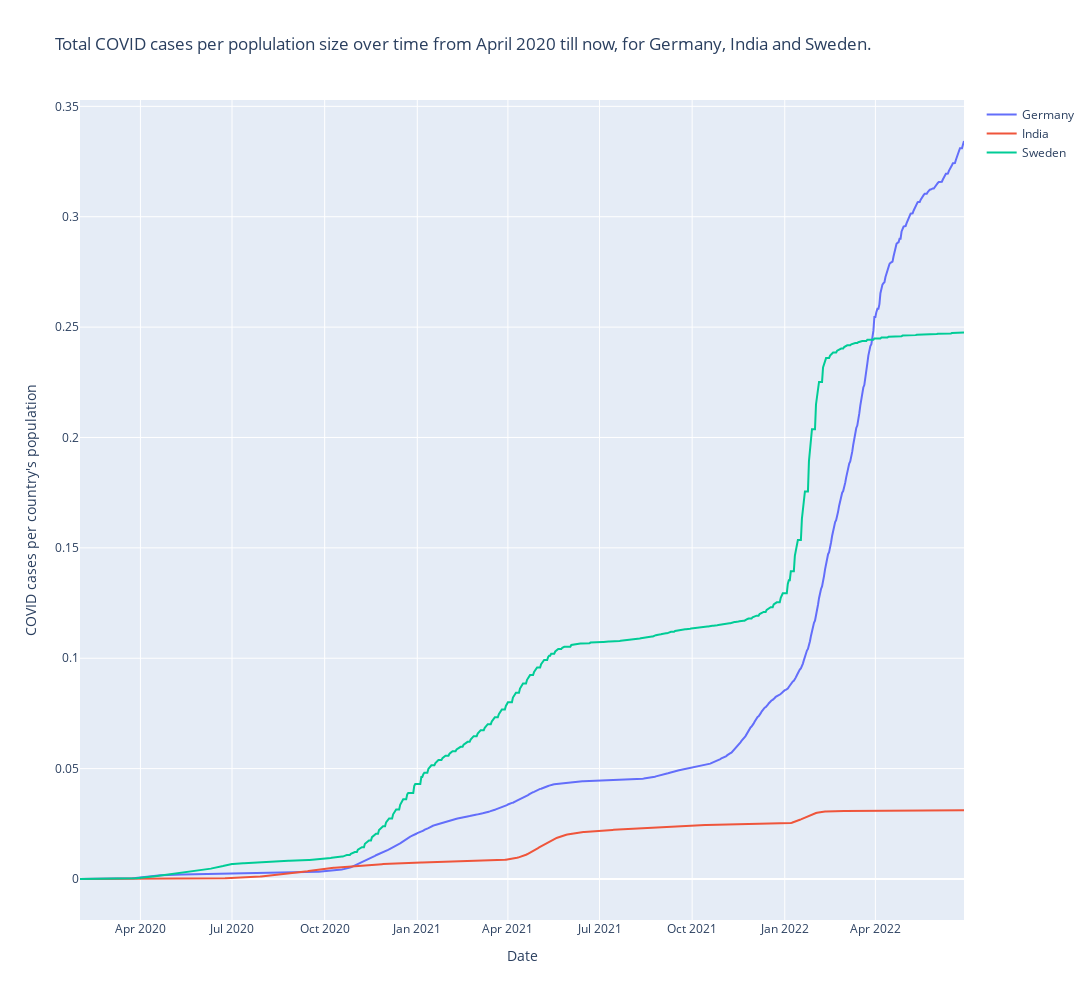

Source (notebook cell):
### Code cell
fig = go.Figure()
for country in country_array:
    fig.add_trace(go.Scatter(x=df_dict[country]['date'], y=df_dict[country]['total_cases_per_population'], name=country, mode="lines"))       
    #fig.add_trace(go.Scatter(x=final_df['date'], y=final_df[country], name=country, mode="lines"))       

#fig.update_yaxes(type="log")
fig.update_layout(width = 1200, height=1000, title="Total COVID cases per poplulation size over time from April 2020 till now, for Germany, India and Sweden.", xaxis_title="Date", yaxis_title="COVID cases per country's population")
fig.show()    
fig.write_image("../reports/figures/delivery1_log_results.jpeg")

### Figure 1 — Plotly figure (JSON) as saved in the notebook; plotly's stock layout.template omitted (floating-point values rounded to 4 significant figures; data arrays with more than 128 entries replaced by an {"elided": "..."} marker saying what was removed)
{"data": [{"mode": "lines", "name": "Germany", "type": "scatter", "x": {"elided": "879 str values"}, "y": {"elided": "879 float values"}}, {"mode": "lines", "name": "India", "type": "scatter", "x": {"elided": "879 str values"}, "y": {"elided": "879 float values"}}, {"mode": "lines", "name": "Sweden", "type": "scatter", "x": {"elided": "879 str values"}, "y": {"elided": "879 float values"}}], "layout": {"height": 1000, "title": {"text": "Total COVID cases per poplulation size over time from April 2020 till now, for Germany, India and Sweden."}, "width": 1200, "xaxis": {"autorange": true, "range": ["2020-02-01", "2022-06-28"], "title": {"text": "Date"}, "type": "date"}, "yaxis": {"autorange": true, "range": [-0.01857, 0.3529], "title": {"text": "COVID cases per country's population"}, "type": "linear"}}}
